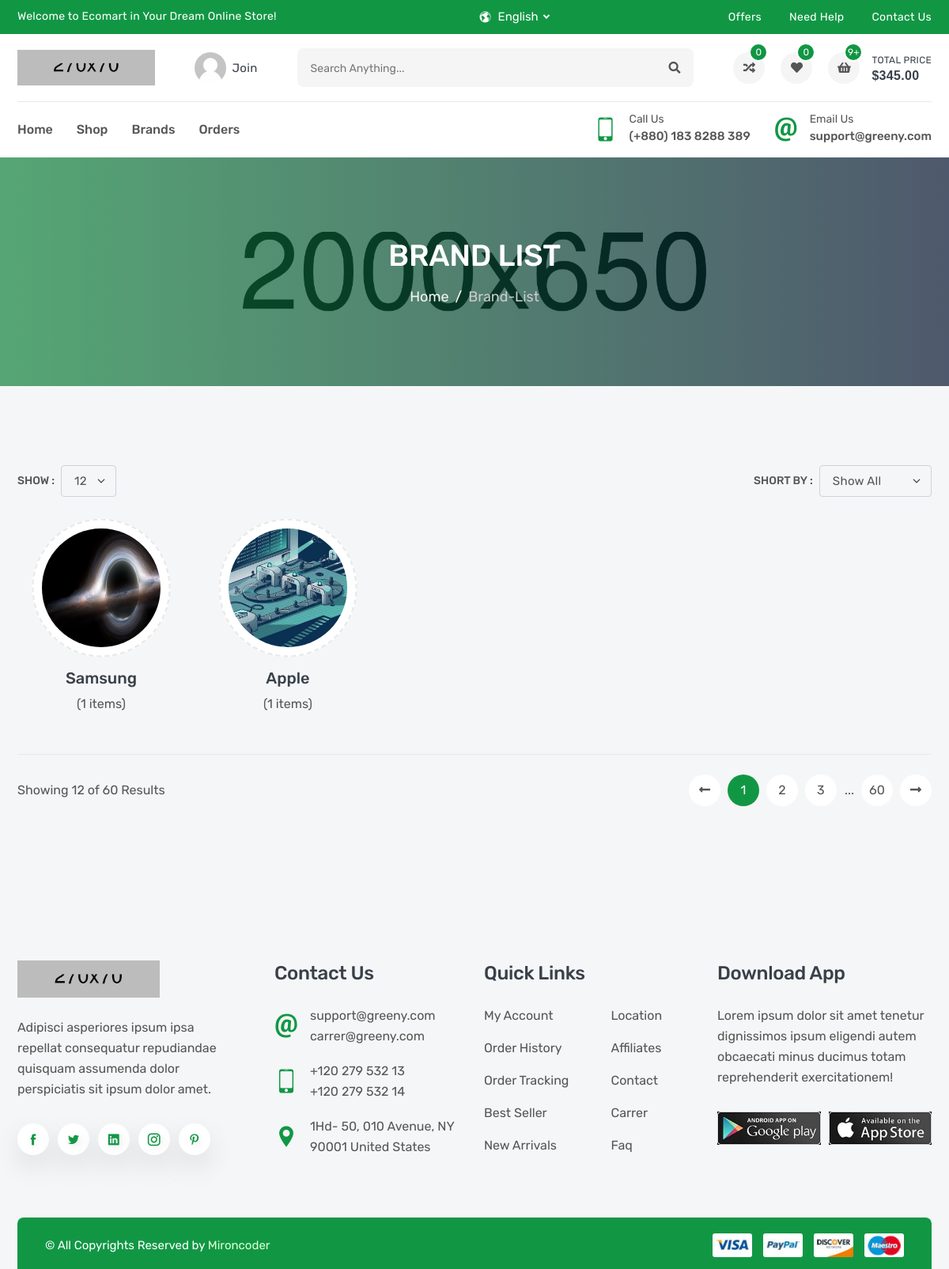
The app's page /products/brands/, older data.
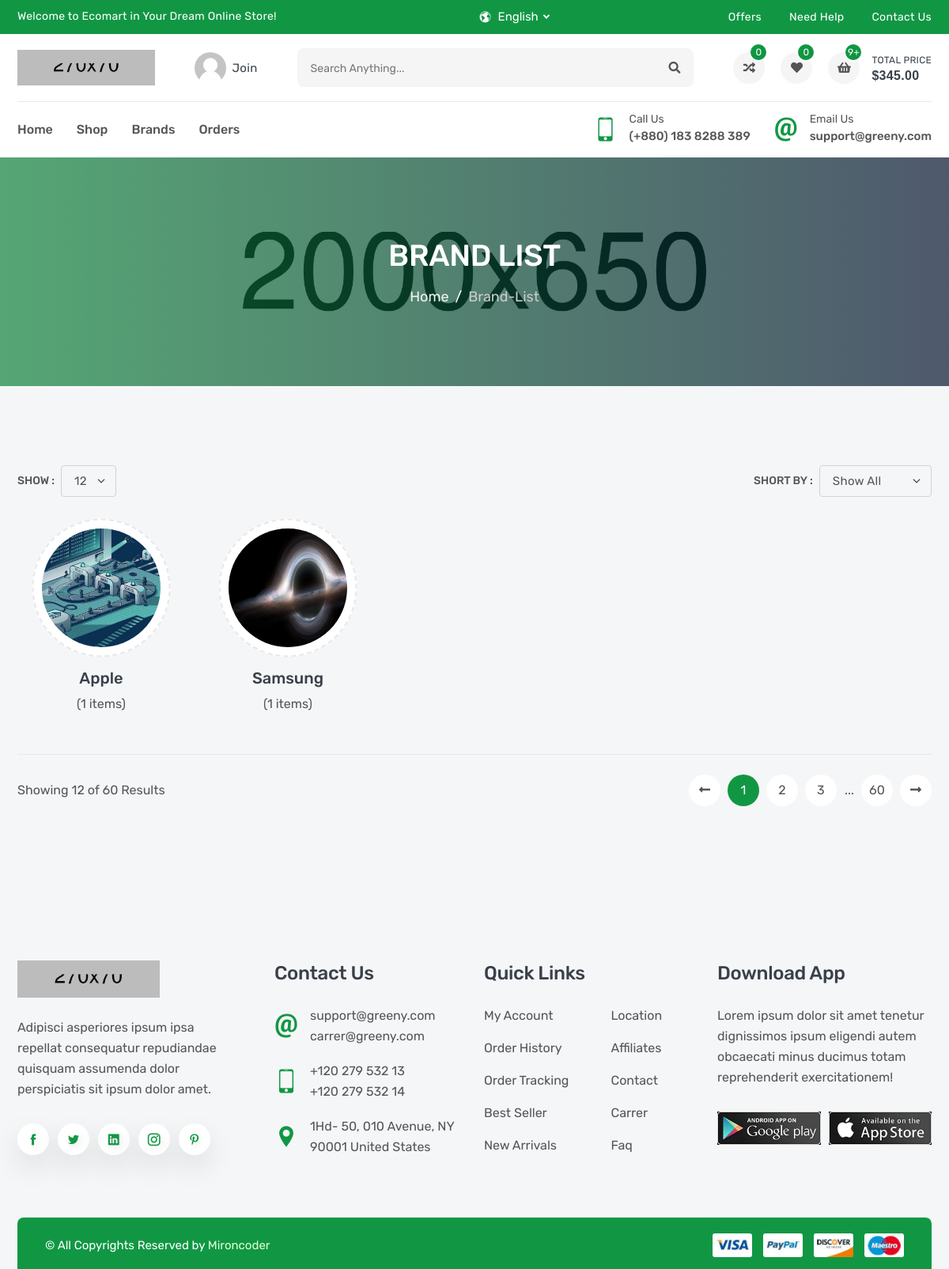
The same page, newer data.
### product/models.py (models this page shows)
class Brand(models.Model):
    name =models.CharField(_('brand'),max_length=30)
    img=models.ImageField(_('image'),upload_to='product_images/', height_field=None, width_field=None, max_length=None)
    slug = models.SlugField(null=True,blank=True)
    def __str__(self):
        return self.name

### product/views.py (the view)
# urls.py: path('brands/', BrandList.as_view(),name='brand_list'),
class BrandList(ListView):
    model = Brand
    queryset=Brand.objects.all().annotate(prod_count=Count('product_brand')) # data zurück [:1] return nur erste Brand

### product/templates/product/brand_list.html (shortened to what this page needs)
{% extends 'base.html' %}
{% load static %}
{% block css %}
<link rel="stylesheet" href="{% static 'en/css/brand-list.css' %}">
{% endblock css %}
{% block body%}
        <section class="inner-section single-banner" style="background: url(images/single-banner.jpg) no-repeat center;">
            <div class="container">
                <h2>brand list</h2>
                <ol class="breadcrumb">
                    <li class="breadcrumb-item"><a href="index.html">Home</a></li>
                    <li class="breadcrumb-item active" aria-current="page">brand-list</li>
                </ol>
            </div>
        </section>
        <section class="inner-section">
            <div class="container">
                <div class="row">
                    <div class="col-lg-12">
                        <div class="top-filter">
                            <div class="filter-show">
                                <label class="filter-label">Show :</label>
                                <select class="form-select filter-select">
                                    <option value="1">12</option>
                                </select>
                            </div>
                            <div class="filter-short">
                                <label class="filter-label">Short by :</label>
                                <select class="form-select filter-select isotope-select">
                                    <option value="*">show all</option>
                                </select>
                            </div>
                        </div>
                    </div>
                </div>
                <div class="row row-cols-2 row-cols-md-3 row-cols-lg-4 row-cols-xl-5 isotope-items">
                    {% for object in brand_list %}
                    <div class="col all vegetables">
                        <div class="brand-wrap">
                            <div class="brand-media"><a href="{% url 'products:brand_detail' object.slug %}">
                                <img src="{{object.img.url}}" alt="brand"></a>
                            </div>
                            <div class="brand-meta">
                                <h4>{{object}}</h4>
                                <p>({{object.prod_count}} items)</p>
                            </div>
                        </div>
                    </div>
                    {% endfor %}
                </div>
                <div class="row">
                    <div class="col-lg-12">
                        <div class="bottom-paginate">
                            <p class="page-info">Showing 12 of 60 Results</p>
                            <ul class="pagination">
                                <li class="page-item">
                                    <a class="page-link" href="#">
                                        <i class="fas fa-long-arrow-alt-left"></i>
                                    </a>
                                </li>
                                <li class="page-item"><a class="page-link active" href="#">1</a></li>
                                <li class="page-item"><a class="page-link" href="#">2</a></li>
                                <li class="page-item"><a class="page-link" href="#">3</a></li>
                                <li class="page-item">...</li>
                                <li class="page-item"><a class="page-link" href="#">60</a></li>
                                <li class="page-item">
                                    <a class="page-link" href="#">
                                        <i class="fas fa-long-arrow-alt-right"></i>
                                    </a>
                                </li>
                            </ul>
                        </div>
                    </div>
                </div>
            </div>
        </section>
        {% endblock body%}

### templates/base.html (shortened to what this page needs)
 {% load static %}
<!DOCTYPE html>
<html lang="en">
    <head>
        <link rel="stylesheet" href="{% static 'en/fonts/flaticon/flaticon.css' %}">
        <link rel="stylesheet" href="{% static 'en/fonts/icofont/icofont.min.css' %}">
        <link rel="stylesheet" href="{% static 'en/fonts/fontawesome/fontawesome.min.css' %}">
        <link rel="stylesheet" href="{% static 'en/vendor/venobox/venobox.min.css' %}">
        <link rel="stylesheet" href="{% static 'en/vendor/slickslider/slick.min.css' %}">
        <link rel="stylesheet" href="{% static 'en/vendor/niceselect/nice-select.min.css' %}">
        <link rel="stylesheet" href="{% static 'en/vendor/bootstrap/bootstrap.min.css' %}">
        <link rel="stylesheet" href="{% static 'en/css/main.css' %}">
        {% block css %}{% endblock css %}
    </head>
    <body>
        <div class="header-top">
            <div class="container">
                <div class="row">
                    <div class="col-md-12 col-lg-5">
                        <div class="header-top-welcome">
                            <p>Welcome to Ecomart in Your Dream Online Store!</p>
                        </div>
                    </div>
                    <div class="col-md-5 col-lg-3">
                        <div class="header-top-select">
                            <div class="header-select">
                                <i class="icofont-world"></i>
                            </div>
                        </div>
                    </div>
                    <div class="col-md-7 col-lg-4">
                        <ul class="header-top-list">
                            <li><a href="offer.html">offers</a></li>
                            <li><a href="faq.html">need help</a></li>
                            <li><a href="contact.html">contact us</a></li>
                        </ul>
                    </div>
                </div>
            </div>
        </div>
        <header class="header-part">
            <div class="container">
                <div class="header-content">
                    <a href="index.html" class="header-logo">
                        <img src="{% static 'en/images/logo.png' %}" alt="logo">
                    </a>
                    <a href="login.html" class="header-widget" title="My Account">
                        <img src="{% static 'en/images/user.png' %}" alt="user">
                        <span>join</span>
                    </a>
                    <form class="header-form">
                        <input type="text" placeholder="Search anything...">
                        <button><i class="fas fa-search"></i></button>
                    </form>
                    <div class="header-widget-group">
                        <a href="compare.html" class="header-widget" title="Compare List">
                            <i class="fas fa-random"></i>
                            <sup>0</sup>
                        </a>
                        <a href="wishlist.html" class="header-widget" title="Wishlist">
                            <i class="fas fa-heart"></i>
                            <sup>0</sup>
                        </a>
                        <button class="header-widget header-cart" title="Cartlist">
                            <i class="fas fa-shopping-basket"></i>
                            <sup>9+</sup>
                            <span>total price<small>$345.00</small></span>
                        </button>
                    </div>
                </div>
            </div>
        </header>
        <nav class="navbar-part">
            <div class="container">
                <div class="row">
                    <div class="col-lg-12">
                        <div class="navbar-content">
                            <ul class="navbar-list">
                                <li class="navbar-item dropdown">
                                    <a class="navbar-link" href="#">home</a>
                                </li>
                                <li class="navbar-item dropdown-megamenu">
                                    <a class="navbar-link" href="{% url 'products:product_list' %}">shop</a>
                                </li>
                                <li class="navbar-item dropdown">
                                    <a class="navbar-link" href="{% url 'products:brand_list' %}">Brands</a>
                                </li>
                                <li class="navbar-item dropdown">
                                    <a class="navbar-link" href="{% url 'orders:order_list' %}">Orders</a>
                                </li>
                            </ul>
                            <div class="navbar-info-group">
                                <div class="navbar-info">
                                    <i class="icofont-ui-touch-phone"></i>
                                    <p>
                                        <small>call us</small>
                                        <span>(+880) 183 8288 389</span>
                                    </p>
                                </div>
                                <div class="navbar-info">
                                    <i class="icofont-ui-email"></i>
                                    <p>
                                        <small>email us</small>
                                        <span>support@greeny.com</span>
                                    </p>
                                </div>
                            </div>
                        </div>
                    </div>
                </div>
            </div>
        </nav>
        {% block body %}
        {% endblock body %}
        <footer class="footer-part">
            <div class="container">
                <div class="row">
                    <div class="col-sm-6 col-xl-3">
                        <div class="footer-widget">
                            <a class="footer-logo" href="#">
                                <img src="{% static 'en/images/logo.png' %}" alt="logo">
                            </a>
                            <p class="footer-desc">Adipisci asperiores ipsum ipsa repellat consequatur repudiandae quisquam assumenda dolor perspiciatis sit ipsum dolor amet.</p>
                            <ul class="footer-social">
                                <li><a class="icofont-facebook" href="#"></a></li>
                                <li><a class="icofont-twitter" href="#"></a></li>
                                <li><a class="icofont-linkedin" href="#"></a></li>
                                <li><a class="icofont-instagram" href="#"></a></li>
                                <li><a class="icofont-pinterest" href="#"></a></li>
                            </ul>
                        </div>
                    </div>
                    <div class="col-sm-6 col-xl-3">
                        <div class="footer-widget contact">
                            <h3 class="footer-title">contact us</h3>
                            <ul class="footer-contact">
                                <li>
                                    <i class="icofont-ui-email"></i>
                                    <p>
                                        <span>support@greeny.com</span>
                                        <span>carrer@greeny.com</span>
                                    </p>
                                </li>
                                <li>
                                    <i class="icofont-ui-touch-phone"></i>
                                    <p>
                                        <span>+120 279 532 13</span>
                                        <span>+120 279 532 14</span>
                                    </p>
                                </li>
                                <li>
                                    <i class="icofont-location-pin"></i>
                                    <p>1Hd- 50, 010 Avenue, NY 90001 United States</p>
                                </li>
                            </ul>
                        </div>
                    </div>
                    <div class="col-sm-6 col-xl-3">
                        <div class="footer-widget">
                            <h3 class="footer-title">quick Links</h3>
                            <div class="footer-links">
                                <ul>
                                    <li><a href="#">My Account</a></li>
                                    <li><a href="#">Order History</a></li>
                                    <li><a href="#">Order Tracking</a></li>
                                    <li><a href="#">Best Seller</a></li>
                                    <li><a href="#">New Arrivals</a></li>
                                </ul>
                                <ul>
                                    <li><a href="#">Location</a></li>
                                    <li><a href="#">Affiliates</a></li>
                                    <li><a href="#">Contact</a></li>
                                    <li><a href="#">Carrer</a></li>
                                    <li><a href="#">Faq</a></li>
                                </ul>
                            </div>
                        </div>
                    </div>
                    <div class="col-sm-6 col-xl-3">
                        <div class="footer-widget">
                            <h3 class="footer-title">Download App</h3>
                            <p class="footer-desc">Lorem ipsum dolor sit amet tenetur dignissimos ipsum eligendi autem obcaecati minus ducimus totam reprehenderit exercitationem!</p>
                            <div class="footer-app">
                                <a href="#"><img src="{% static 'en/images/google-store.png' %}" alt="google"></a>
                                <a href="#"><img src="{% static 'en/images/app-store.png' %}" alt="app"></a>
                            </div>
                        </div>
                    </div>
                </div>
                <div class="row">
                    <div class="col-12">
                        <div class="footer-bottom">
                            <p class="footer-copytext">&copy;  All Copyrights Reserved by <a target="_blank" href="https://themeforest.net/user/mironcoder">Mironcoder</a></p>
                            <div class="footer-card">
                                <a href="#"><img src="{% static 'en/images/payment/jpg/01.jpg' %}" alt="payment"></a>
                                <a href="#"><img src="{% static 'en/images/payment/jpg/02.jpg' %}" alt="payment"></a>
                                <a href="#"><img src="{% static 'en/images/payment/jpg/03.jpg' %}" alt="payment"></a>
                                <a href="#"><img src="{% static 'en/images/payment/jpg/04.jpg' %}" alt="payment"></a>
                            </div>
                        </div>
                    </div>
                </div>
            </div>
        </footer>
    </body>
</html>

### static/en/css/brand-list.css (style rules this page uses)
.brand-wrap { padding: 15px 0px 50px; }
.brand-media { margin-bottom: 25px; }

Row changes from the older to the newer data that the page shows:
changed Brand "Apple": moves up the list
